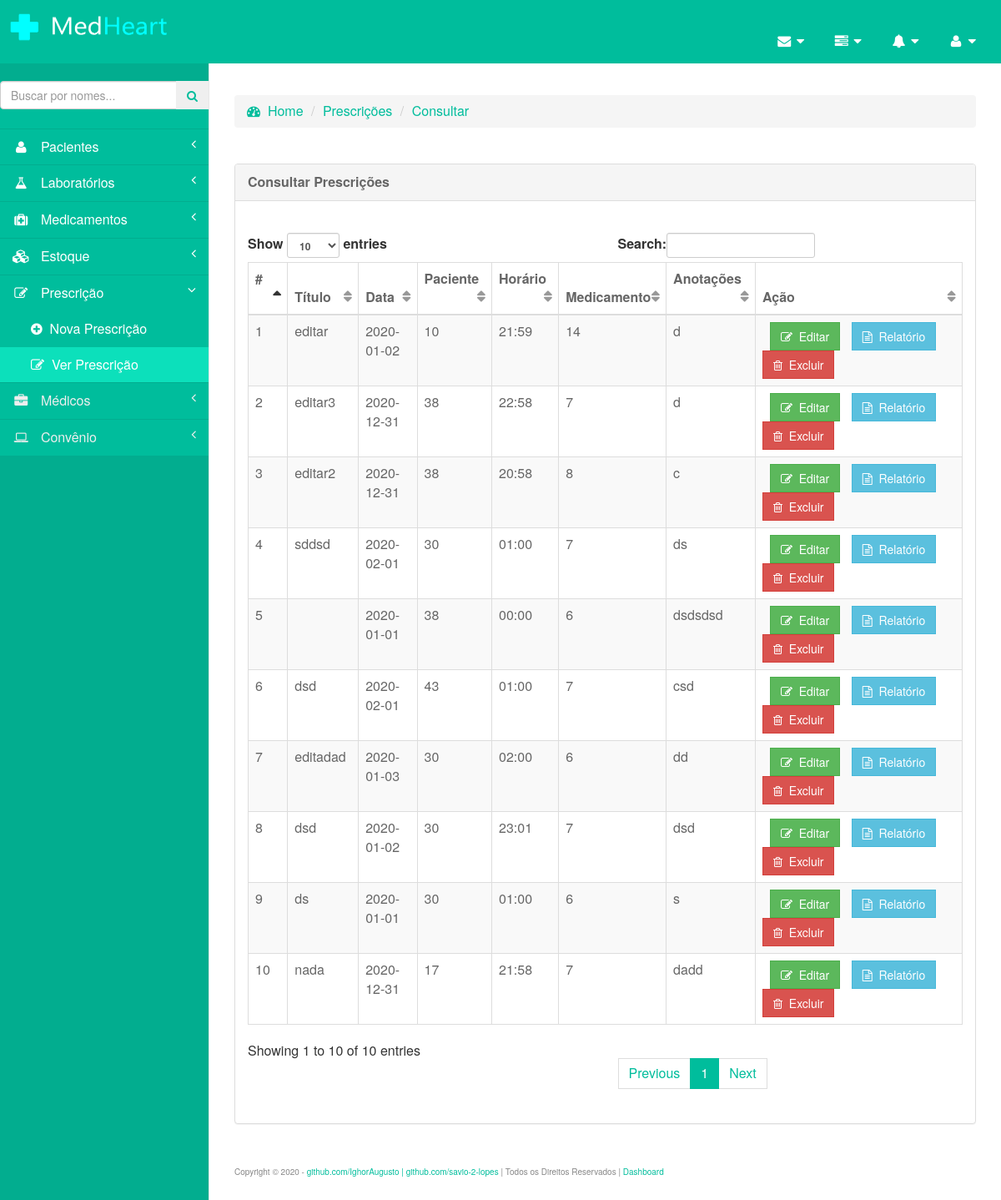
/pages/ver_prescricoes.php (signed in), run on the app's committed database.
### tables this page shows
CREATE TABLE IF NOT EXISTS `cadprescricao` (
  `id` int(11) NOT NULL AUTO_INCREMENT,
  `titulo` varchar(200) NOT NULL,
  `data` date NOT NULL,
  `paciente` varchar(200) NOT NULL,
  `historico` varchar(200) NOT NULL,
  `medicamento` varchar(200) NOT NULL,
  `anotacoes` varchar(900) NOT NULL,
  PRIMARY KEY (`id`)
);

### config/DbFunction.php (called while the page is built, shortened)
<?php
class DbFunction
{
	function showPrescricao()
	{
		$db = Database::getInstance();
		$sql = $db->getConnection();
		$res = "SELECT * FROM cadprescricao";
		$stmt = $sql->query($res);
		return $stmt;
	}
}

### pages/ver_prescricoes.php (the view, shortened to what this page needs)
<?php
	include('../config/DbFunction.php');
	$obj = new DbFunction();
	$rs  = $obj->showPrescricao();
?>
<!DOCTYPE html>
<html lang="pt-br">
	<head>
		<link href="../bower_components/bootstrap/dist/css/bootstrap.min.css" rel="stylesheet">
		<link href="../bower_components/metisMenu/dist/metisMenu.min.css" rel="stylesheet">
		<link href="../dist/css/sb-admin-2.css" rel="stylesheet">
		<link rel="stylesheet" href="css/style.css">
		<link href="../bower_components/font-awesome/css/font-awesome.min.css" rel="stylesheet" type="text/css">
	</head>
	<body>
		<form method="post" ><br><br>
			<div id="wrapper">
				<?php include('leftbar.php');			?>
				<?php include('../config/header.php');	?>
				<div id="page-wrapper"><br><br><br>
					<div class="content-wrapper">
						<section class="content-header">
							<ol class="breadcrumb">
								<li>
									<a href="inicio.php">
										<span id="" style="color:#00bd9c;"><i class="fa fa-dashboard"></i></span>
										<span id="" style="color:#00bd9c;">&nbsp;Home</span>
									</a>
								</li>
								<li class="active"><span id="" style="color:#00bd9c;">Prescrições</li></span>
								<li class="active"><span id="" style="color:#00bd9c;">Consultar</li></span>
							</ol>
						</section>
					</div><br>
					<div class="row">
						<div class="col-lg-12">
							<div class="panel panel-default">
								<div class="panel-heading">
									<span id="" style="color:#666666;"><strong>Consultar Prescrições</strong></span>
								</div><br>
								<div class="panel-body">
									<div class="dataTable_wrapper">
										<table class="table table-striped table-bordered table-hover" id="dataTables-example">
											<thead>
												<tr>
													<th><span id="" style="color:#666666;"><strong>#</strong>&nbsp;&nbsp;&nbsp;&nbsp;</th>
													<th><span id="" style="color:#666666;"><strong>Título</strong></th>
													<th><span id="" style="color:#666666;"><strong>Data</strong></th>
													<th><span id="" style="color:#666666;"><strong>Paciente</strong></th>
													<th><span id="" style="color:#666666;"><strong>Horário</strong></th>
													<th><span id="" style="color:#666666;"><strong>Medicamento</strong></th>
													<th><span id="" style="color:#666666;"><strong>Anotações</strong></th>
													<th><span id="" style="color:#666666;"><strong>Ação</strong></th>
												</tr>
											</thead>
											<tbody>
												<?php
													$sn			=	1;
													while($res	=	$rs->fetch_object()){
												?>
												<tr class="odd gradeX">
													<td>
														<span id="" style="color:#666666;"><?php echo $sn?></span>
													</td>
													<td>
														<span id="" style="color:#666666;"><?php echo htmlentities(strtolower($res->titulo));?></span>
													</td>
													<td>
														<span id="" style="color:#666666;"><?php echo htmlentities(strtolower($res->data));?></span>
													</td>
													<td>
														<span id="" style="color:#666666;"><?php echo htmlentities(strtolower($res->paciente));?></span>
													</td>
													<td>
														<span id="" style="color:#666666;"><?php echo htmlentities(strtolower($res->historico));?></span>
													</td>
													<td>
														<span id="" style="color:#666666;"><?php echo htmlentities(strtolower($res->medicamento));?></span>
													</td>
													<td>
														<span id="" style="color:#666666;"><?php echo htmlentities(strtolower($res->anotacoes));?></span>
													</td>
													<td>
														<a href="editar_prescricao.php?id=
															<?php echo htmlentities($res->id);?>">
															<span class="btn btn-success ">
																<i class="fa fa-edit"></i>
																&nbsp;Editar
															</span>
														</a>
														<a href="pdf_prescricao.php">
															<span class="btn btn-info">
																<i class="fa fa-file-text-o"></i>
																&nbsp;Relatório
															</span>
														</a>
														<a href="ver_prescricoes.php?del=
														<?php echo htmlentities($res->id); ?>">
														<span class="btn btn-danger">
														<i class="fa fa-trash-o"></i>
															&nbsp;Excluir
														</span>
													</td>
												</tr>
												<?php $sn++;}?>
											</tbody>
										</table>
									</div>
								</div>
							</div>
						</div>
					</div><br><?php include_once('../config/footer.php');?><br><br><br><br>
				</div>
			</div>
		</form>
	</body>
</html>

### data on the page
cadprescricao: titulo "editar", data "2020-01-02", paciente "10", historico "21:59", medicamento "14", anotacoes "d"
cadprescricao: titulo "editar3", data "2020-12-31", paciente "38", historico "22:58", medicamento "7", anotacoes "d"
cadprescricao: titulo "editar2", data "2020-12-31", paciente "38", historico "20:58", medicamento "8", anotacoes "c"
cadprescricao: titulo "sddsd", data "2020-02-01", paciente "30", historico "01:00", medicamento "7", anotacoes "ds"
cadprescricao: data "2020-01-01", paciente "38", historico "00:00", medicamento "6", anotacoes "dsdsdsd"
cadprescricao: titulo "dsd", data "2020-02-01", paciente "43", historico "01:00", medicamento "7", anotacoes "csd"
cadprescricao: titulo "editadad", data "2020-01-03", paciente "30", historico "02:00", medicamento "6", anotacoes "dd"
cadprescricao: titulo "dsd", data "2020-01-02", paciente "30", historico "23:01", medicamento "7", anotacoes "dsd"
cadprescricao: titulo "ds", data "2020-01-01", paciente "30", historico "01:00", medicamento "6", anotacoes "s"
cadprescricao: titulo "nada", data "2020-12-31", paciente "17", historico "21:58", medicamento "7", anotacoes "dadd"
